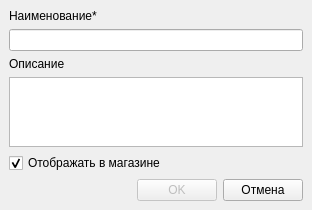
<?xml version="1.0" encoding="UTF-8"?>
<ui version="4.0">
 <class>FormOptionGroupCard</class>
 <widget class="QDialog" name="FormOptionGroupCard">
  <property name="geometry">
   <rect>
    <x>0</x>
    <y>0</y>
    <width>312</width>
    <height>197</height>
   </rect>
  </property>
  <property name="windowTitle">
   <string>Группа опций</string>
  </property>
  <layout class="QVBoxLayout" name="verticalLayout">
   <property name="spacing">
    <number>6</number>
   </property>
   <property name="leftMargin">
    <number>9</number>
   </property>
   <property name="topMargin">
    <number>9</number>
   </property>
   <property name="rightMargin">
    <number>9</number>
   </property>
   <property name="bottomMargin">
    <number>9</number>
   </property>
   <item>
    <widget class="QLabel" name="labelName">
     <property name="text">
      <string>Наименование*</string>
     </property>
    </widget>
   </item>
   <item>
    <widget class="QLineEdit" name="lineEditName">
     <property name="whatsThis">
      <string>Фамилия контакта (пример: &quot;Иванов&quot;)</string>
     </property>
    </widget>
   </item>
   <item>
    <widget class="QLabel" name="labelDescription">
     <property name="text">
      <string>Описание</string>
     </property>
    </widget>
   </item>
   <item>
    <widget class="QPlainTextEdit" name="plainTextEdit"/>
   </item>
   <item>
    <widget class="QCheckBox" name="checkBoxIsActive">
     <property name="text">
      <string>Отображать в магазине</string>
     </property>
     <property name="checked">
      <bool>true</bool>
     </property>
    </widget>
   </item>
   <item>
    <layout class="QHBoxLayout" name="horizontalLayout">
     <item>
      <spacer name="horizontalSpacer">
       <property name="orientation">
        <enum>Qt::Horizontal</enum>
       </property>
       <property name="sizeHint" stdset="0">
        <size>
         <width>40</width>
         <height>20</height>
        </size>
       </property>
      </spacer>
     </item>
     <item>
      <widget class="QPushButton" name="buttonSave">
       <property name="enabled">
        <bool>false</bool>
       </property>
       <property name="sizePolicy">
        <sizepolicy hsizetype="Preferred" vsizetype="Preferred">
         <horstretch>0</horstretch>
         <verstretch>0</verstretch>
        </sizepolicy>
       </property>
       <property name="minimumSize">
        <size>
         <width>0</width>
         <height>0</height>
        </size>
       </property>
       <property name="maximumSize">
        <size>
         <width>16777215</width>
         <height>16777215</height>
        </size>
       </property>
       <property name="baseSize">
        <size>
         <width>0</width>
         <height>50</height>
        </size>
       </property>
       <property name="text">
        <string>OK</string>
       </property>
       <property name="iconSize">
        <size>
         <width>20</width>
         <height>20</height>
        </size>
       </property>
       <property name="flat">
        <bool>false</bool>
       </property>
      </widget>
     </item>
     <item>
      <widget class="QPushButton" name="buttonCancel">
       <property name="sizePolicy">
        <sizepolicy hsizetype="Preferred" vsizetype="Preferred">
         <horstretch>0</horstretch>
         <verstretch>0</verstretch>
        </sizepolicy>
       </property>
       <property name="minimumSize">
        <size>
         <width>0</width>
         <height>0</height>
        </size>
       </property>
       <property name="maximumSize">
        <size>
         <width>16777215</width>
         <height>16777215</height>
        </size>
       </property>
       <property name="text">
        <string>Отмена</string>
       </property>
       <property name="iconSize">
        <size>
         <width>20</width>
         <height>20</height>
        </size>
       </property>
       <property name="flat">
        <bool>false</bool>
       </property>
      </widget>
     </item>
    </layout>
   </item>
  </layout>
 </widget>
 <resources/>
 <connections/>
</ui>
